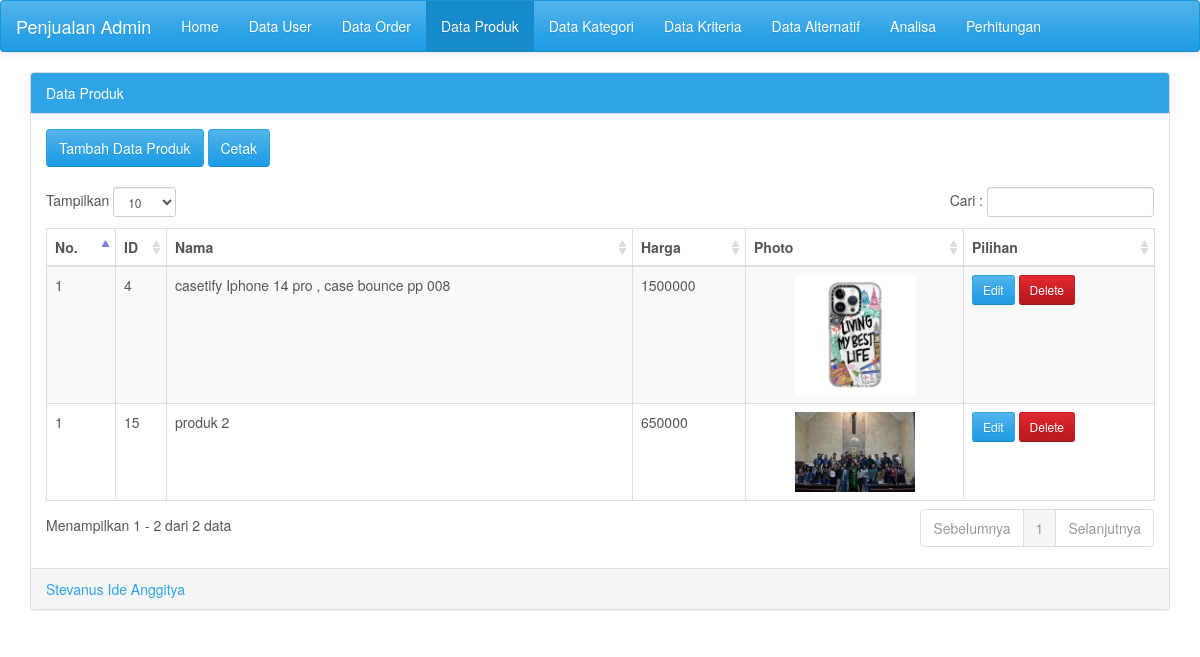
/produk.php, run on the app's committed database.
### tables this page shows
CREATE TABLE `tbl_produk` (
  `id_produk` int(20) NOT NULL,
  `id_kategori` int(20) NOT NULL,
  `nama_produk` varchar(300) NOT NULL,
  `harga_produk` int(100) NOT NULL,
  `deskripsi_produk` text NOT NULL,
  `photo_produk` text NOT NULL
);

### produk.php (the view, shortened to what this page needs)
<!DOCTYPE html>
<html lang="en"><head><meta http-equiv="Content-Type" content="text/html; charset=UTF-8">
	<link href="ui/css/cerulean.min.css" rel="stylesheet">
	<link rel="stylesheet" type="text/css" href="ui/css/datatables/dataTables.bootstrap.css">
  </head>
  <body>
      <nav class="navbar navbar-default">
        <div class="container-fluid">
          <div class="navbar-header">
            <a class="navbar-brand" href="#"><?php echo $_SESSION['judul'];?></a>
          </div>
          <div id="navbar" class="navbar-collapse collapse">
            <ul class="nav navbar-nav">
              <li><a href="index.php">Home</a></li>
			  <li><a href="user.php">Data User</a></li>
              <li><a href="order.php">Data Order</a></li>
              <li class="active"><a href="#">Data Produk</a></li>
              <li><a href="kategori.php">Data Kategori</a></li>
              <li><a href="kriteria.php">Data Kriteria</a></li>
              <li><a href="alternatif.php">Data Alternatif</a></li>
			  <li><a href="analisa.php">Analisa</a></li>
              <li><a href="perhitungan.php">Perhitungan</a></li>
			</ul>
          </div>
        </div>
      </nav>
		<div class="container">
      <div class="panel panel-primary">
		  <div class="panel-heading">Data Produk</div>
		  <div class="panel-body table-responsive">
			<a class='btn btn-primary' href='add-produk.php'> Tambah Data Produk</a>
      <a class='btn btn-primary' href='report-produk.php'> Cetak</a>
      <br /><br />
			<table id="example" class="table table-striped table-bordered table-hover" cellspacing="0" width="100%">
			<thead>
				<tr>
					<th>No.</th>
                    <th>ID</th>
					<th>Nama</th>
                    <th>Harga</th>
					<th>Photo</th>
					<th>Pilihan</th>
				</tr>
			</thead>
			<tbody>
            <?php
            $no = 1;
                include 'configdb.php';
                    $view = mysqli_query($mysqli, "SELECT * FROM tbl_produk");
                        while ($rows = mysqli_fetch_array($view)) { ?>
                            <tr>
                                <td><?php echo $no; ?></td>
                                <td><?php echo $rows['id_produk'] ;?></td>
                                <td><?php echo $rows['nama_produk'] ;?></td>
                                <td><?php echo $rows['harga_produk'] ;?></td>
                                <td style="text-align: center;"><img src="image/<?php echo $rows['photo_produk']; ?>" style="width: 120px;"></td>
                                <td>
                                <a href="edit-produk.php?id=<?php echo $rows['id_produk'];?>" class="btn btn-primary btn-sm"><i class="fa fa-pencil"></i> Edit</a>
								<a href="?id_del=<?php echo $rows['id_produk'];?>" onClick="return confirm('Menghapus data ke-<?php echo $i-1;?> Alternatif <?php echo $row['alternatif'];?> ?');" class="btn btn-danger btn-sm"><i class="fa fa-times"></i> Delete</a></td>
    </tr>
<?php }
?>
			</tbody>
			</table>
		  </div>
		  <div class="panel-footer text-primary"><?php echo $_SESSION['by'];?><div class="pull-right"></div></div>
		</div>
    </div>
</body></html>

### data on the page
tbl_produk: id_produk "4", nama_produk "casetify Iphone 14 pro , case bounce pp 008", harga_produk "1500000", photo_produk (picture)
tbl_produk: id_produk "15", nama_produk "produk 2", harga_produk "650000", photo_produk (picture)

### other printed values
$_SESSION['judul'] "Penjualan Admin"
$_SESSION['by'] "Stevanus Ide Anggitya"
